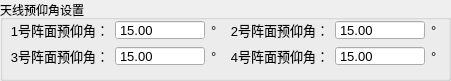
    <widget class="QGroupBox" name="groupBox_4">
     <property name="geometry">
      <rect>
       <x>10</x>
       <y>120</y>
       <width>451</width>
       <height>81</height>
      </rect>
     </property>
     <property name="title">
      <string>天线预仰角设置</string>
     </property>
     <widget class="QWidget" name="layoutWidget">
      <property name="geometry">
       <rect>
        <x>10</x>
        <y>20</y>
        <width>434</width>
        <height>48</height>
       </rect>
      </property>
      <layout class="QGridLayout" name="gridLayout_2">
       <item row="0" column="0">
        <widget class="QLabel" name="label_4">
         <property name="font">
          <font>
           <pointsize>10</pointsize>
          </font>
         </property>
         <property name="layoutDirection">
          <enum>Qt::RightToLeft</enum>
         </property>
         <property name="text">
          <string>1号阵面预仰角：</string>
         </property>
         <property name="alignment">
          <set>Qt::AlignRight|Qt::AlignTrailing|Qt::AlignVCenter</set>
         </property>
        </widget>
       </item>
       <item row="0" column="1">
        <widget class="QDoubleSpinBox" name="doubleSpinBox_PreEleAngle1">
         <property name="minimumSize">
          <size>
           <width>90</width>
           <height>20</height>
          </size>
         </property>
         <property name="maximumSize">
          <size>
           <width>90</width>
           <height>20</height>
          </size>
         </property>
         <property name="font">
          <font>
           <pointsize>10</pointsize>
          </font>
         </property>
         <property name="buttonSymbols">
          <enum>QAbstractSpinBox::NoButtons</enum>
         </property>
         <property name="maximum">
          <double>360.000000000000000</double>
         </property>
         <property name="value">
          <double>15.000000000000000</double>
         </property>
        </widget>
       </item>
       <item row="0" column="2">
        <widget class="QLabel" name="label_68">
         <property name="font">
          <font>
           <pointsize>10</pointsize>
          </font>
         </property>
         <property name="text">
          <string>°</string>
         </property>
        </widget>
       </item>
       <item row="0" column="3">
        <widget class="QLabel" name="label_5">
         <property name="font">
          <font>
           <pointsize>10</pointsize>
          </font>
         </property>
         <property name="layoutDirection">
          <enum>Qt::RightToLeft</enum>
         </property>
         <property name="text">
          <string>2号阵面预仰角：</string>
         </property>
         <property name="alignment">
          <set>Qt::AlignRight|Qt::AlignTrailing|Qt::AlignVCenter</set>
         </property>
        </widget>
       </item>
       <item row="0" column="4">
        <widget class="QDoubleSpinBox" name="doubleSpinBox_PreEleAngle2">
         <property name="minimumSize">
          <size>
           <width>90</width>
           <height>20</height>
          </size>
         </property>
         <property name="maximumSize">
          <size>
           <width>90</width>
           <height>20</height>
          </size>
         </property>
         <property name="font">
          <font>
           <pointsize>10</pointsize>
          </font>
         </property>
         <property name="buttonSymbols">
          <enum>QAbstractSpinBox::NoButtons</enum>
         </property>
         <property name="maximum">
          <double>360.000000000000000</double>
         </property>
         <property name="value">
          <double>15.000000000000000</double>
         </property>
        </widget>
       </item>
       <item row="0" column="5">
        <widget class="QLabel" name="label_69">
         <property name="font">
          <font>
           <pointsize>10</pointsize>
          </font>
         </property>
         <property name="text">
          <string>°</string>
         </property>
        </widget>
       </item>
       <item row="1" column="0">
        <widget class="QLabel" name="label_6">
         <property name="font">
          <font>
           <pointsize>10</pointsize>
          </font>
         </property>
         <property name="layoutDirection">
          <enum>Qt::RightToLeft</enum>
         </property>
         <property name="text">
          <string>3号阵面预仰角：</string>
         </property>
         <property name="alignment">
          <set>Qt::AlignRight|Qt::AlignTrailing|Qt::AlignVCenter</set>
         </property>
        </widget>
       </item>
       <item row="1" column="1">
        <widget class="QDoubleSpinBox" name="doubleSpinBox_PreEleAngle3">
         <property name="minimumSize">
          <size>
           <width>90</width>
           <height>20</height>
          </size>
         </property>
         <property name="maximumSize">
          <size>
           <width>90</width>
           <height>20</height>
          </size>
         </property>
         <property name="font">
          <font>
           <pointsize>10</pointsize>
          </font>
         </property>
         <property name="buttonSymbols">
          <enum>QAbstractSpinBox::NoButtons</enum>
         </property>
         <property name="maximum">
          <double>360.000000000000000</double>
         </property>
         <property name="value">
          <double>15.000000000000000</double>
         </property>
        </widget>
       </item>
       <item row="1" column="2">
        <widget class="QLabel" name="label_70">
         <property name="font">
          <font>
           <pointsize>10</pointsize>
          </font>
         </property>
         <property name="text">
          <string>°</string>
         </property>
        </widget>
       </item>
       <item row="1" column="3">
        <widget class="QLabel" name="label_7">
         <property name="font">
          <font>
           <pointsize>10</pointsize>
          </font>
         </property>
         <property name="layoutDirection">
          <enum>Qt::RightToLeft</enum>
         </property>
         <property name="text">
          <string>4号阵面预仰角：</string>
         </property>
         <property name="alignment">
          <set>Qt::AlignRight|Qt::AlignTrailing|Qt::AlignVCenter</set>
         </property>
        </widget>
       </item>
       <item row="1" column="4">
        <widget class="QDoubleSpinBox" name="doubleSpinBox_PreEleAngle4">
         <property name="minimumSize">
          <size>
           <width>90</width>
           <height>20</height>
          </size>
         </property>
         <property name="maximumSize">
          <size>
           <width>90</width>
           <height>20</height>
          </size>
         </property>
         <property name="font">
          <font>
           <pointsize>10</pointsize>
          </font>
         </property>
         <property name="buttonSymbols">
          <enum>QAbstractSpinBox::NoButtons</enum>
         </property>
         <property name="maximum">
          <double>360.000000000000000</double>
         </property>
         <property name="value">
          <double>15.000000000000000</double>
         </property>
        </widget>
       </item>
       <item row="1" column="5">
        <widget class="QLabel" name="label_71">
         <property name="font">
          <font>
           <pointsize>10</pointsize>
          </font>
         </property>
         <property name="text">
          <string>°</string>
         </property>
        </widget>
       </item>
      </layout>
     </widget>
    </widget>
